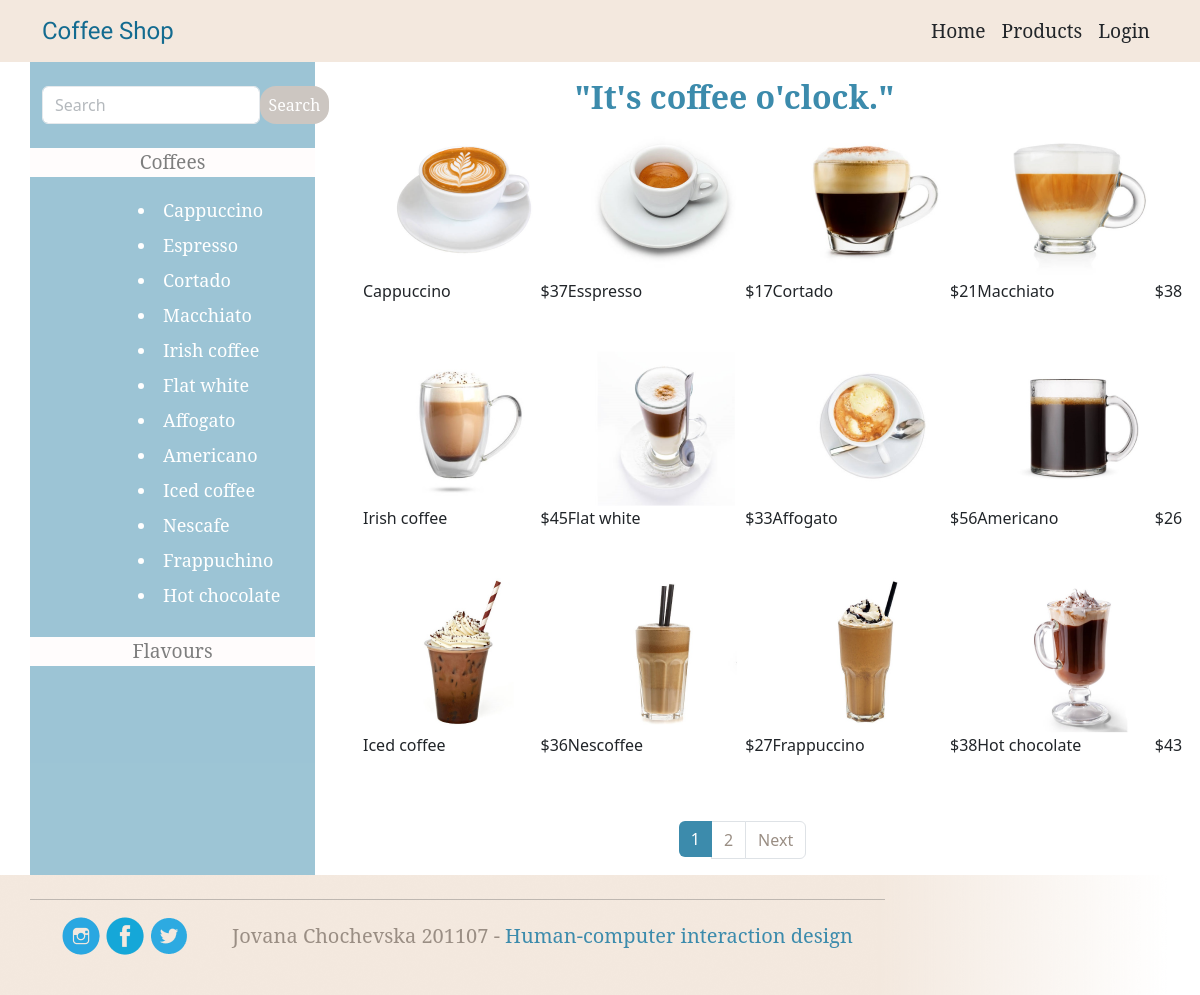
Screenshot of /products/ with the database file from the repository.
### CoffeeShop/models.py (models this page shows, shortened)
class Product(models.Model):
    name = models.CharField(max_length=30)
    price = models.IntegerField()
    image = models.ImageField(upload_to="products/", null=True, blank=True)

### CoffeeShop/views.py (the view)
# urls.py: path('products/', products, name="products"),
def products(request):
    coffees = Product.objects.all()
    p = Paginator(coffees, 12)
    page_num = request.GET.get('page', 1)
    coffee_names = ['Cappuccino', 'Espresso', 'Cortado', 'Macchiato', 'Irish coffee', 'Flat white', 'Affogato',
                    'Americano', 'Iced coffee', 'Nescafe', 'Frappuchino', 'Hot chocolate']
    flavour_names = ['Chocolate', 'Vanilla', 'Strawberry', 'Caramel']
    try:
        page = p.page(page_num)
    except EmptyPage:
        page = p.page(1)
    context = {'coffees': page, 'coffee_names': coffee_names, 'flavour_names': flavour_names}
    return render(request, "products.html", context=context)

### CoffeeShop/templatetags/group_tags.py (called while the page is built)
@register.filter(name='has_group')
def has_group(user, group_name):
    return user.groups.filter(name=group_name).exists()

### templates/products.html (shortened to what this page needs)
<!DOCTYPE html>
<html lang="en">
<head>
    {% extends 'header_footer.html' %}
    {% load static %}
    {% load group_tags %}
{% block content %}
    <div class="container">
        <div class="row">
            <div class="col-3" style="background-color: #3C8BAC; opacity: 50%">
                <div class="mt-4 mb-2 row">
                    <form method="POST" class="d-flex" action="{% url 'search_feature' %}">
                        <div class="col-sm-10">
                            <input type="text" class="form-control me-2" id="inputPassword" placeholder="Search"
                                   name="search_query">
                        </div>
                        <button class="btn background_color_dark_cream rounded-4 text-white font_noto rounded-4 py-1 px-2 brown_edit-add_btn"#}
                                type="submit">Search
                        </button>
                    </form>
                </div>
                <div class="mt-4 row font_noto">
                    <div class="text-center mb-3" style="background-color: snow">
                        <a class="types_collapse color_blue_font" style="font-size: larger" data-bs-toggle="collapse"
                           href="#collapseCoffeeNames" role="button"
                           aria-expanded="true" aria-controls="collapseExample">
                            Coffees
                        </a>
                    </div>
                    {% for coffee_name in coffee_names %}
                        <div class="collapse show ms-5" id="collapseCoffeeNames">
                            <li class="text-white ps-5 p-1" style="font-size: large">{{ coffee_name }}</li>
                        </div>
                    {% endfor %}
                </div>
                <div class="mt-4 row font_noto">
                    <div class="text-center mb-3" style="background-color: snow">
                        <a class="types_collapse color_blue_font" style="font-size: larger" data-bs-toggle="collapse"
                           href="#collapseFlavours" role="button"
                           aria-expanded="false" aria-controls="collapseExample">
                            Flavours
                        </a>
                    </div>
                </div>
            </div>
            <div class="col-9 mt-3">
                <div class="d-flex justify-content-center">
                    <h2 class="color_lightblue font_noto me-3" style="font-weight: bold">"It's coffee o'clock."</h2>
                </div>
                <div class="row ms-4">
                    {% for coffee in coffees %}
                        <div class="col-3 mb-4 product-card">
                            <div class="" style="width: 205px">
                                <div class="ms-3">
                                    {% if coffee.image %}
                                        <img src="{{ coffee.image.url }}" alt="coffee image">
                                    {% else %}
                                        <p>No image available</p>
                                    {% endif %}
                                </div>
                                <div class="inline mb-4">
                                    <p style="float: left">{{ coffee.name }}</p>
                                    <p class="" style="float: right">${{ coffee.price }}</p>
                                </div>
                            </div>
                        </div>
                    {% endfor %}
                </div>
                <nav aria-label="Page navigation example" class="mt-3">
                    <ul class="pagination justify-content-center">
                        {% for num_page in coffees.paginator.page_range %}
                            {% if coffees.number == num_page %}
                                <li class="page-item active" aria-current="page"><a class="page-link"
                                                                                    href="{% url 'products' %}?page={{ num_page }}">{{ num_page }}</a>
                                </li>
                            {% else %}
                                <li class="page-item" aria-current="page"><a class="page-link"
                                                                             href="{% url 'products' %}?page={{ num_page }}">{{ num_page }}</a>
                                </li>
                            {% endif %}
                        {% endfor %}
                        {% if coffees.has_next %}
                            <li class="page-item">
                                <a href="{% url 'products' %}?page={{ coffees.next_page_number }}" class="page-link" id="next_product_page">Next</a>
                            </li>
                        {% endif %}
                    </ul>
                </nav>
            </div>
        </div>
    </div>
{% endblock content %}

### static/css/main.css (style rules this page uses)
.font_noto { font-family: 'Noto Serif', serif; }
.color_dark_cream, .page-link { color: #9A8E84; }
.background_color_dark_cream { background-color: #9A8E84; }
.color_lightblue { color: #3C8BAC !important; }
.background_color_lightblue, .active .page-link { background-color: #3C8BAC; border: #3C8BAC; }
.color_blue_font { color: #136B90; }
.filters, .types_collapse { text-decoration: none !important; color: black; }
html, body { height: 100%; margin: 0; padding: 0; }

### rows the page displays
Product: image (picture), name "Cappuccino", price "37"
Product: image (picture), name "Esspresso", price "17"
Product: image (picture), name "Cortado", price "21"
Product: image (picture), name "Macchiato", price "38"
Product: image (picture), name "Irish coffee", price "45"
Product: image (picture), name "Flat white", price "33"
Product: image (picture), name "Affogato", price "56"
Product: image (picture), name "Americano", price "26"
Product: image (picture), name "Iced coffee", price "36"
Product: image (picture), name "Nescoffee", price "27"
Product: image (picture), name "Frappuccino", price "38"
Product: image (picture), name "Hot chocolate", price "43"

### other values shown
{{ coffee_name }} "Cappuccino" "Espresso" "Cortado" "Macchiato" "Irish coffee" "Flat white" "Affogato" "Americano" "Iced coffee" "Nescafe" "Frappuchino" "Hot chocolate"
{{ num_page }} "1"
{{ num_page }} "2"
